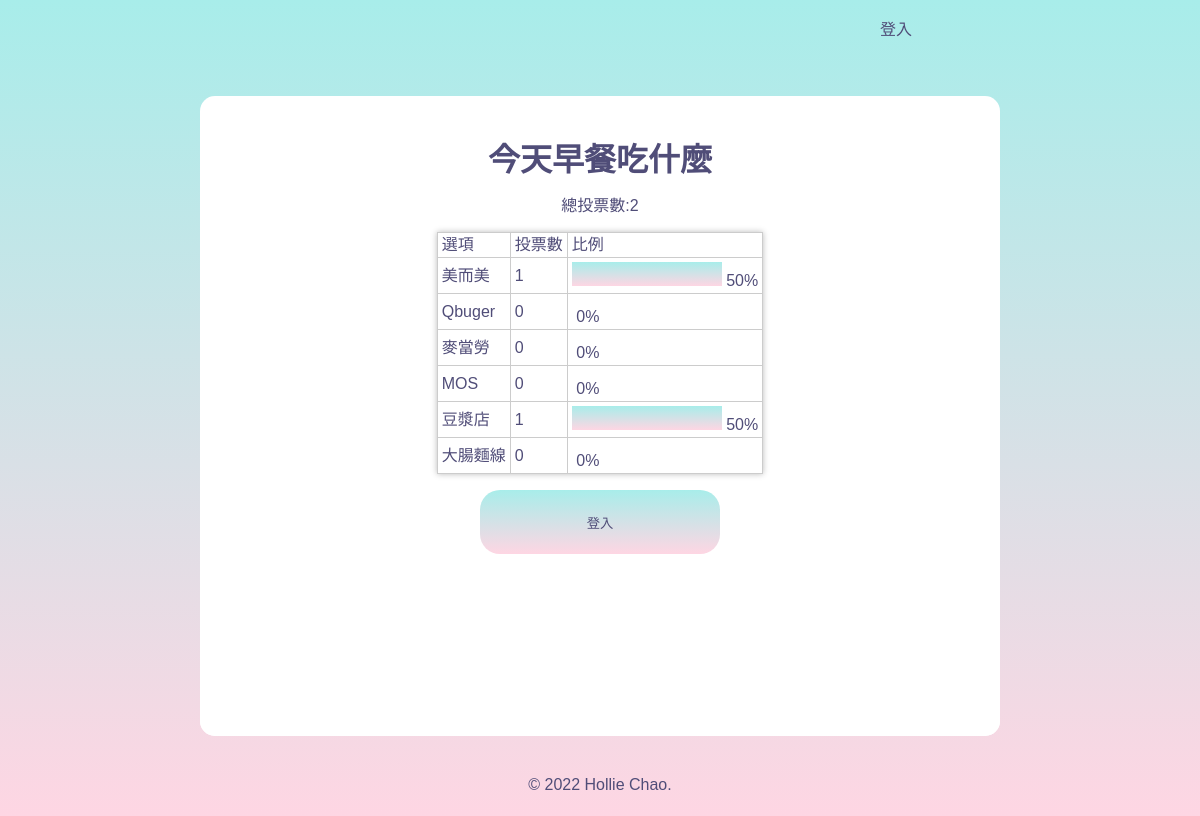
The app's page /?do=vote_result&id=2, older data.
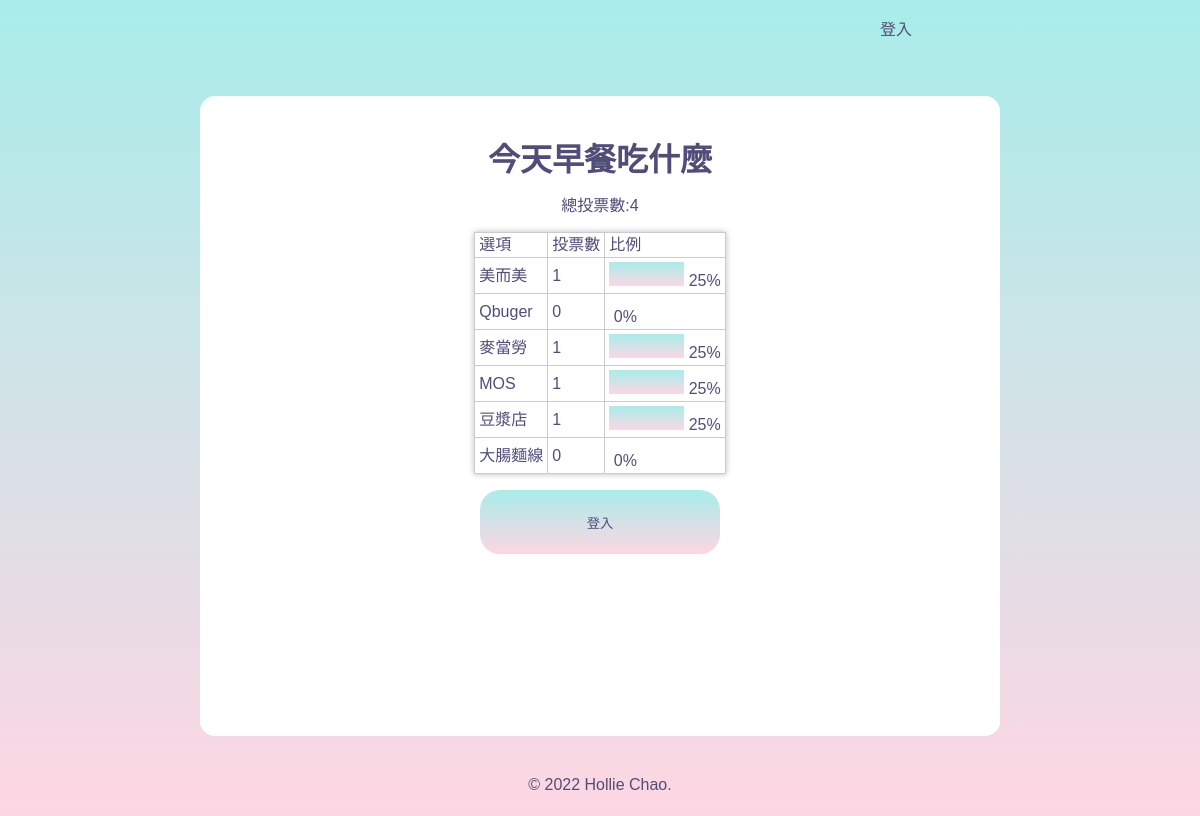
The same page, newer data.
### tables this page shows
CREATE TABLE `subjects` (
  `id` int(11) UNSIGNED NOT NULL COMMENT '序號',
  `subject` varchar(128) NOT NULL COMMENT '主題描述',
  `type_id` int(11) NOT NULL COMMENT '主題類別',
  `multiple` tinyint(1) NOT NULL DEFAULT 0 COMMENT '單/複選',
  `mulit_limit` tinyint(4) NOT NULL DEFAULT 1 COMMENT '單/複選項目數',
  `start` date NOT NULL COMMENT '開始時間',
  `end` date NOT NULL COMMENT '結束時間',
  `total` int(11) UNSIGNED NOT NULL DEFAULT 0 COMMENT '投票人數統計'
);

CREATE TABLE `options` (
  `id` int(11) NOT NULL COMMENT '序號',
  `option` varchar(128) NOT NULL COMMENT '選項描述',
  `subject_id` int(11) NOT NULL COMMENT '主題',
  `total` int(11) NOT NULL DEFAULT 0 COMMENT '投票人數統計'
);

### api/base.php (called while the page is built, shortened)
<?php
function pdo(){
    $dsn="mysql:host=localhost;charset=utf8;dbname=vote";
    return new PDO($dsn,'root','');
}
function all($table,...$arg){
    $pdo=pdo();
    $sql="SELECT * FROM $table ";
    switch(count($arg)){
        case 1:
            if(is_array($arg[0]) && !empty($arg[0])){
                foreach($arg[0] as $key => $value){
                    $tmp[]="`$key`='$value'";
                }
                $sql.=" WHERE ". implode(" AND " ,$tmp);
            }elseif(empty($arg[0])){
            }else{
                $sql.=$arg[0];
            }
        break;
        }
        return $pdo->query($sql)->fetchAll(PDO::FETCH_ASSOC);
    }
function find($table,$arg){
    $pdo=pdo();
    $sql="SELECT * FROM $table WHERE ";
        if(is_array($arg)){
            foreach($arg as $key => $value){
                $tmp[]="`$key`='$value'";
            }
            $sql.=implode(" AND " ,$tmp);
        }else{
            $sql.=" `id`='$arg'";
        }
        return $pdo->query($sql)->fetch(PDO::FETCH_ASSOC);
    }
?>

### front/vote_result.php (the view, shortened to what this page needs)
<!DOCTYPE html>
<html lang="en">
<head>
  <link rel="stylesheet" href="./css/login.css">
</head>
<body>
<div class="container">
<?php
$subject=find("subjects",$_GET['id']);
$opts=all("options",['subject_id'=>$_GET['id']]);
?>
<h1 class="text-center"><?=$subject['subject'];?></h1>
<div style="width: 600px;margin:auto">
  <div style="text-align: center; margin:1rem;">總投票數:<?=$subject['total'];?></div>
  <table class="result-table">
    <tr>
      <td>選項</td>
      <td>投票數</td>
      <td>比例</td>
    </tr>
    <?php
    foreach($opts as $opt){
      $total=($subject['total']==0)?1:$subject['total'];
      $rate=$opt['total']/$total;
    ?>
    <tr>
      <td><?=$opt['option'];?></td>
      <td><?=$opt['total'];?></td>
      <td>
        <div style="display:inline-block;height:24px;background-image: linear-gradient(to top, #fed6e3 0%, #a8edea 100%);width:<?=300*$rate;?>px;"></div>
        <?=($rate*100) . "%";?>
      </td>
    </tr>
    <?php
    }
    ?>
  </table>
  <?php
    if (isset($_SESSION['user'])) {
    ?>
          <button class="logbtn" onclick="location.href='?do=vote&id=<?=$_GET['id'];?>'">我要投票</button>
    <?php
    }else{
      ?>
    <div>
    <a href="login.php"><input type="submit" class="logbtn" value="登入"></a>
    </div>
    <?php
    }
    ?>
</div>
</body>
</html>

### index.php (shortened to what this page needs)
<?php
include_once "./api/base.php";
?>
<!DOCTYPE html>
<html lang="en">
<head>
  <link rel="stylesheet" href="./css/index.css">
</head>
<body>
<nav>
    <?php include "./layout/front_nav.php";?>
  </nav>
  <div class="container">
    <?php
    if(isset($_GET['do'])){
      $file='./front/'.$_GET['do'].".php";
    }
    if(isset($file) && file_exists($file)){
      include $file;
    }else{
      include "./front/vote_list.php";
    }
          ?>
  </div>
  <?php include "./layout/footer.php";?>
</body>
</html>

### layout/front_nav.php
<?php
if (isset($_SESSION['user'])) {
?>
  <a href="logout.php">登出</a>
  <a href="member_center.php">會員中心</a>
  <a href="back.php">管理投票</a>
<?php
} else {
?>
  <a href="login.php">登入</a>
<?php
}
?>

### layout/footer.php
<footer>
  © 2022 Hollie Chao.
</footer>

### css/index.css (style rules this page uses)
* { margin: 0; padding: 0; box-sizing: border-box; font-family: Arial, Helvetica, sans-serif; color: #504d78; }
body { height: 100vh; background-image: linear-gradient(to top, #fed6e3 0%, #a8edea 100%); }
nav { height: 1rem; display: flex; justify-content: space-between; width: 20rem; margin-left: 55rem; margin-top: 1rem; }
.container { width: 160vh; height: 80vh; background: white; margin: 0 auto; margin-top: 5vh; border-radius: 15px; overflow: hidden; }
h1 { text-align: center; line-height: 5rem; }
table { margin: auto; line-height: 1rem; }
table td { padding: 1rem; }
footer { text-align: center; margin-top: 1rem; }
.text-center { text-align: center; }
.result-table { border-collapse: collapse; box-shadow: 0 0 6px #bbb; }
.result-table td { padding: 0.25rem; border: 1px solid #ccc; }
.logbtn { margin: 0 auto; display: block; width: 20%; height: 8vh; border: none; background-image: linear-gradient(to top, #fed6e3 0%, #a8edea 100%,#fed6e3 0%,#a8edea 100%,#fed6e3 0% ); background-size: 200%; outline: none; cursor: pointer; transition: .5s; border-radius: 20px; margin-top: 10vh; }

### css/login.css (style rules this page uses)
* { margin: 0; padding: 0; box-sizing: border-box; font-family: Arial, Helvetica, sans-serif; color: #504d78; text-decoration:none }
body { height: 100vh; background-image: linear-gradient(to top, #fed6e3 0%, #a8edea 100%); }
nav { height: 1rem; display: flex; justify-content: space-between; width: 20rem; margin-left: 55rem; margin-top: 1rem; }
.container { width: 70vh; height: 80vh; background: white; margin: 0 auto; margin-top: 1vh; border-radius: 15px; overflow: hidden; padding: 5vh 3vh; position: absolute; left: 50%; top: 50%; transform: translate(-50%,-50%); }
h1 { text-align: center; line-height: 2rem; }
footer { text-align: center; margin-top: 93vh; }
.logbtn { margin: 0 auto; display: block; width: 80%; height: 8vh; border: none; background-image: linear-gradient(to top, #fed6e3 0%, #a8edea 100%,#fed6e3 0%,#a8edea 100%,#fed6e3 0% ); background-size: 200%; outline: none; cursor: pointer; transition: .5s; border-radius: 20px; margin-top: 10vh; }

### front/vote_result.php (style rules this page uses)
.container { width: 100vh; }
.logbtn { width: 40%; margin-top: 1rem; }

Row changes from the older to the newer data that the page shows:
changed subjects "今天早餐吃什麼": total "2" → "4"
changed through a linked row, options "美而美": $rate*100 "50" → "25"
changed options "麥當勞": total "0" → "1"; $rate*100 "0" → "25"
changed options "MOS": total "0" → "1"; $rate*100 "0" → "25"
changed through a linked row, options "豆漿店": $rate*100 "50" → "25"
